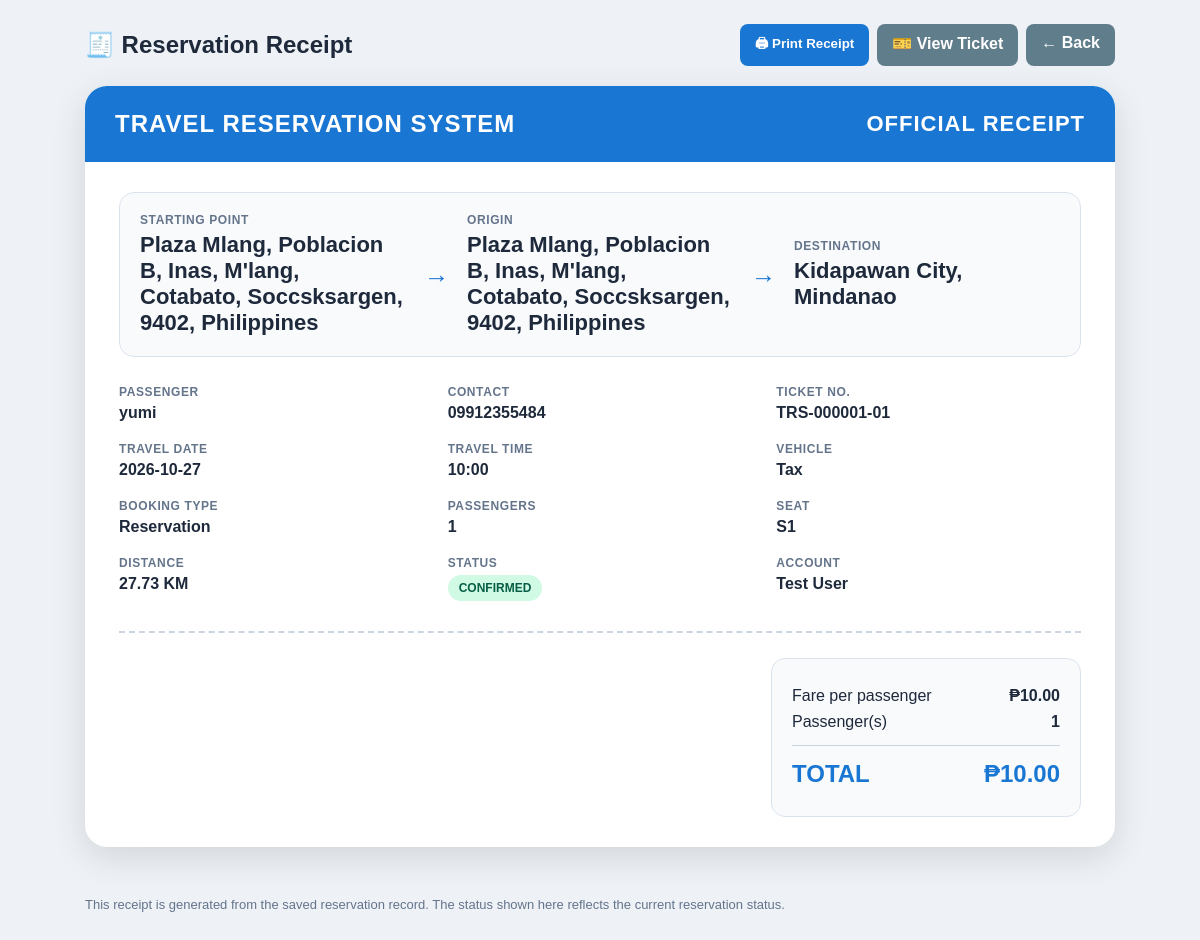
Screenshot of /receipt/TRS-000001-01 (signed in) with the database file from the repository.
### tables this page shows
CREATE TABLE tickets (
            ticket_id INTEGER PRIMARY KEY AUTOINCREMENT,
            reservation_id INTEGER NOT NULL,
            user_id INTEGER NOT NULL,
            passenger_name TEXT NOT NULL,
            contact TEXT NOT NULL,
            starting_location TEXT NOT NULL,
            origin TEXT NOT NULL,
            destination TEXT NOT NULL,
            travel_date TEXT NOT NULL,
            travel_time TEXT NOT NULL,
            vehicle TEXT NOT NULL,
            seat_number TEXT NOT NULL,
            fare REAL DEFAULT 0,
            status TEXT DEFAULT 'Pending',
            booking_type TEXT,
            passengers INTEGER DEFAULT 1,
            ticket_number TEXT UNIQUE NOT NULL, vehicle_code TEXT,
            FOREIGN KEY (reservation_id)
                REFERENCES reservations(reservation_id),
            FOREIGN KEY (user_id)
                REFERENCES users(user_id)
        );

CREATE TABLE reservations (
            reservation_id INTEGER PRIMARY KEY AUTOINCREMENT,
            user_id INTEGER NOT NULL,
            passenger_name TEXT NOT NULL,
            contact TEXT NOT NULL,
            starting_location TEXT NOT NULL,
            origin TEXT NOT NULL,
            destination TEXT NOT NULL,
            travel_date TEXT NOT NULL,
            travel_time TEXT NOT NULL,
            vehicle TEXT NOT NULL,
            passengers INTEGER NOT NULL,
            distance REAL DEFAULT 0,
            fare REAL DEFAULT 0,
            status TEXT DEFAULT 'Pending', seat_number TEXT DEFAULT '', ticket_number TEXT DEFAULT '', booking_type
            TEXT DEFAULT 'Ride Reservation', passenger_names TEXT, booking_reference TEXT, vehicle_code TEXT,
            FOREIGN KEY (user_id) REFERENCES users(user_id)
        );

CREATE TABLE users (
            user_id INTEGER PRIMARY KEY AUTOINCREMENT,
            full_name TEXT NOT NULL,
            username TEXT UNIQUE NOT NULL,
            password TEXT NOT NULL,
            contact TEXT
        );

### TravelReservationSystem/app.py (the view)
@app.route("/receipt/<ticket_number>")
def view_receipt(ticket_number):
    if "user_id" not in session:
        return redirect(url_for("login"))
    conn = get_db()
    ticket = conn.execute(
        """
        SELECT
            t.*,
            r.distance AS distance,
            r.fare AS reservation_fare,
            u.full_name AS account_name,
            u.username
        FROM tickets t
        JOIN reservations r
            ON t.reservation_id = r.reservation_id
        JOIN users u
            ON t.user_id = u.user_id
        WHERE t.ticket_number = ?
        """,
        (ticket_number,)
    ).fetchone()
    conn.close()
    if not ticket:
        abort(404)
    if session.get("username") != "admin":
        if ticket["user_id"] != session.get("user_id"):
            flash(
                "You can only view your own receipt.",
                "error"
            )
            return redirect(url_for("dashboard"))
    return render_template(
        "receipt.html",
        ticket=ticket
    )

### TravelReservationSystem/app.py (called while the page is built)
def get_db():
    conn = sqlite3.connect(DATABASE, timeout=30)
    conn.row_factory = sqlite3.Row
    return conn

### TravelReservationSystem/templates/receipt.html (shortened to what this page needs)
<!DOCTYPE html>
<html lang="en">
<head>
</head>
<body>
<div class="topbar">
    <h2>🧾 Reservation Receipt</h2>
    <div class="actions">
        <button onclick="window.print()">🖨 Print Receipt</button>
        <a class="btn gray" href="{{ url_for('view_ticket', ticket_number=ticket.ticket_number) }}">
            🎫 View Ticket
        </a>
        <a class="btn gray" href="{{ url_for('dashboard') }}">← Back</a>
    </div>
</div>
<div class="receipt-wrap">
    <div class="receipt">
        <div class="receipt-head">
            <div class="brand">TRAVEL RESERVATION SYSTEM</div>
            <div class="receipt-title">OFFICIAL RECEIPT</div>
        </div>
        <div class="receipt-body">
            <div class="route">
                <div class="place">
                    <small>STARTING POINT</small>
                    <strong>{{ ticket.starting_location }}</strong>
                </div>
                <div class="arrow">→</div>
                <div class="place">
                    <small>ORIGIN</small>
                    <strong>{{ ticket.origin if ticket.origin else '—' }}</strong>
                </div>
                <div class="arrow">→</div>
                <div class="place">
                    <small>DESTINATION</small>
                    <strong>{{ ticket.destination }}</strong>
                </div>
            </div>
            <div class="info-grid">
                <div>
                    <span class="label">PASSENGER</span>
                    <div class="value">{{ ticket.passenger_name }}</div>
                </div>
                <div>
                    <span class="label">CONTACT</span>
                    <div class="value">{{ ticket.contact }}</div>
                </div>
                <div>
                    <span class="label">TICKET NO.</span>
                    <div class="value">{{ ticket.ticket_number }}</div>
                </div>
                <div>
                    <span class="label">TRAVEL DATE</span>
                    <div class="value">{{ ticket.travel_date }}</div>
                </div>
                <div>
                    <span class="label">TRAVEL TIME</span>
                    <div class="value">{{ ticket.travel_time }}</div>
                </div>
                <div>
                    <span class="label">VEHICLE</span>
                    <div class="value">{{ ticket.vehicle }}</div>
                </div>
                <div>
                    <span class="label">BOOKING TYPE</span>
                    <div class="value">{{ ticket.booking_type }}</div>
                </div>
                <div>
                    <span class="label">PASSENGERS</span>
                    <div class="value">{{ ticket.passengers }}</div>
                </div>
                <div>
                    <span class="label">SEAT</span>
                    <div class="value">{{ ticket.seat_number if ticket.seat_number else 'RIDE' }}</div>
                </div>
                <div>
                    <span class="label">DISTANCE</span>
                    <div class="value">{{ '%.2f'|format(ticket.distance|float) }} KM</div>
                </div>
                <div>
                    <span class="label">STATUS</span>
                    <div class="value">
                        <span class="status {{ ticket.status|lower }}">
                            {{ ticket.status|upper }}
                        </span>
                    </div>
                </div>
                <div>
                    <span class="label">ACCOUNT</span>
                    <div class="value">{{ ticket.account_name }}</div>
                </div>
            </div>
            <div class="summary">
                <div class="total-box">
                    <div class="total-row">
                        <span>Fare per passenger</span>
                        <strong>₱{{ '%.2f'|format(ticket.fare|float) }}</strong>
                    </div>
                    <div class="total-row">
                        <span>Passenger(s)</span>
                        <strong>{{ ticket.passengers }}</strong>
                    </div>
                    <div class="total-row total">
                        <span>TOTAL</span>
                        <strong>₱{{ '%.2f'|format(
                            (ticket.reservation_fare if ticket.reservation_fare is not none
                             else ticket.fare|float * ticket.passengers|int)|float
                        ) }}</strong>
                    </div>
                </div>
            </div>
        </div>
    </div>
</div>
<div class="note">
    This receipt is generated from the saved reservation record. The status shown here reflects the current reservation status.
</div>
</body>
</html>

### TravelReservationSystem/templates/receipt.html (style rules this page uses)
* { box-sizing: border-box; }
body { margin: 0; font-family: Arial, sans-serif; background: #eef2f6; color: #1e293b; }
.topbar { max-width: 1050px; margin: 24px auto 0; display: flex; gap: 10px; align-items: center; justify-content: space-between; padding: 0 10px; }
.topbar h2 { margin: 0; }
.actions { display: flex; gap: 8px; flex-wrap: wrap; }
button, a.btn { border: 0; border-radius: 8px; padding: 10px 15px; cursor: pointer; text-decoration: none; font-weight: bold; background: #1976d2; color: white; }
.btn.gray { background: #607d8b; }
.receipt-wrap { max-width: 1050px; margin: 20px auto 50px; padding: 0 10px; }
.receipt { background: white; border-radius: 22px; overflow: hidden; box-shadow: 0 10px 35px rgba(0,0,0,.12); }
.receipt-head { background: #1976d2; color: white; padding: 24px 30px; display: flex; justify-content: space-between; align-items: center; gap: 20px; }
.brand { font-size: 24px; font-weight: 800; letter-spacing: 1px; }
.receipt-title { font-size: 22px; font-weight: 800; letter-spacing: 1px; }
.receipt-body { padding: 30px 34px; }
.route { display: grid; grid-template-columns: 1fr auto 1fr auto 1fr; gap: 18px; align-items: center; padding: 20px; border: 1px solid #dbe4ee; border-radius: 15px; background: #f8fafc; margin-bottom: 28px; }
.route .place { min-width: 0; }
.route small, .label { display: block; color: #64748b; font-size: 12px; font-weight: 700; letter-spacing: .6px; }
.route strong { display: block; font-size: 22px; margin-top: 5px; word-break: break-word; }
.arrow { font-size: 25px; color: #1976d2; }
.info-grid { display: grid; grid-template-columns: repeat(3, 1fr); gap: 20px 24px; }
.value { font-size: 16px; font-weight: 700; margin-top: 5px; word-break: break-word; }
.summary { margin-top: 30px; border-top: 2px dashed #cbd5e1; padding-top: 25px; display: flex; justify-content: flex-end; }
.total-box { min-width: 310px; padding: 20px; border-radius: 14px; background: #f8fafc; border: 1px solid #dbe4ee; }
.total-row { display: flex; justify-content: space-between; gap: 20px; margin: 8px 0; }
.total { margin-top: 14px; padding-top: 14px; border-top: 1px solid #cbd5e1; font-size: 24px; font-weight: 800; color: #1976d2; }
.status { display: inline-block; padding: 6px 11px; border-radius: 999px; font-weight: 800; font-size: 12px; }
.confirmed { background: #d1fae5; color: #065f46; }
.note { max-width: 1050px; margin: 0 auto 40px; padding: 0 10px; color: #64748b; font-size: 13px; }

### rows the page displays
tickets: starting_location "Plaza Mlang, Poblacion B, Inas, M'lang, Cotabato, Soccsksargen, 9402, Philippines", origin "Plaza Mlang, Poblacion B, Inas, M'lang, Cotabato, Soccsksargen, 9402, Philippines", destination "Kidapawan City, Mindanao", passenger_name "yumi", contact "09912355484", ticket_number "TRS-000001-01", travel_date "2026-10-27", travel_time "10:00", vehicle "Tax", booking_type "Reservation", passengers "1", seat_number "S1", status "CONFIRMED", fare "10.00"
reservations: distance "27.73", fare "10.00"
users: account_name "Test User"
